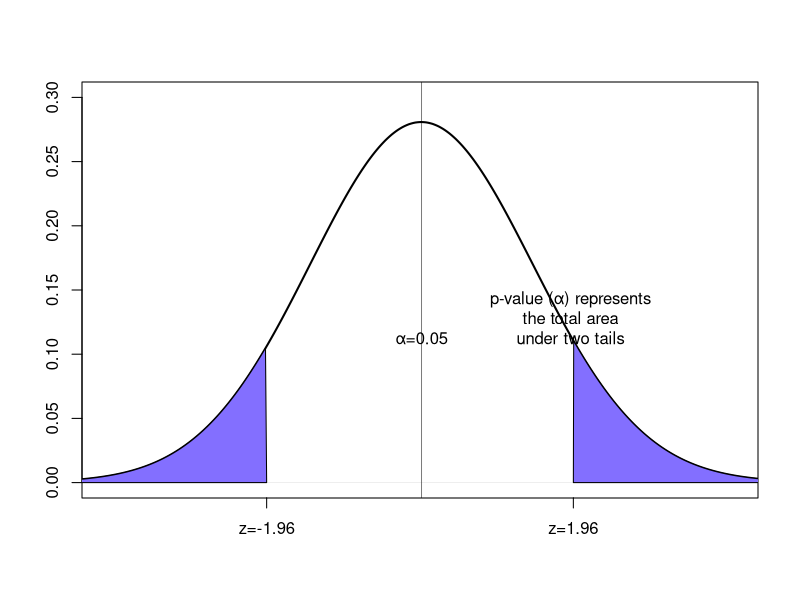
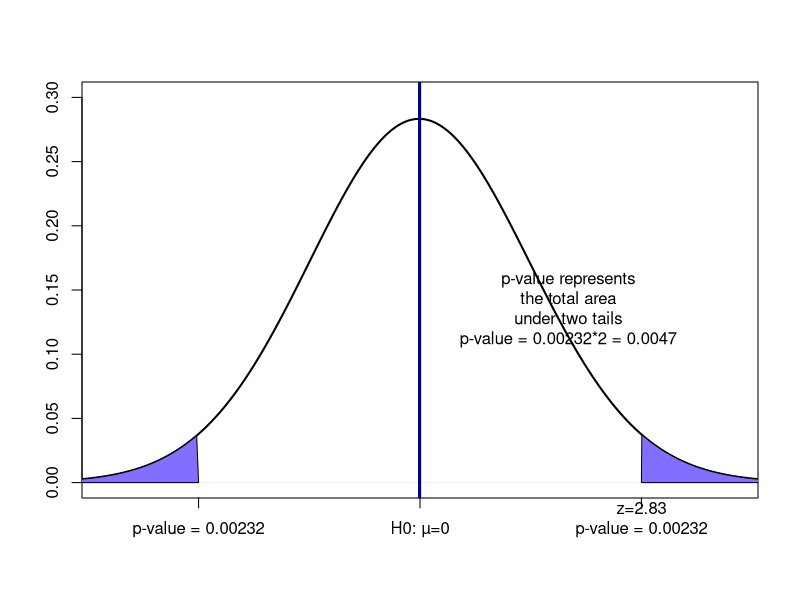
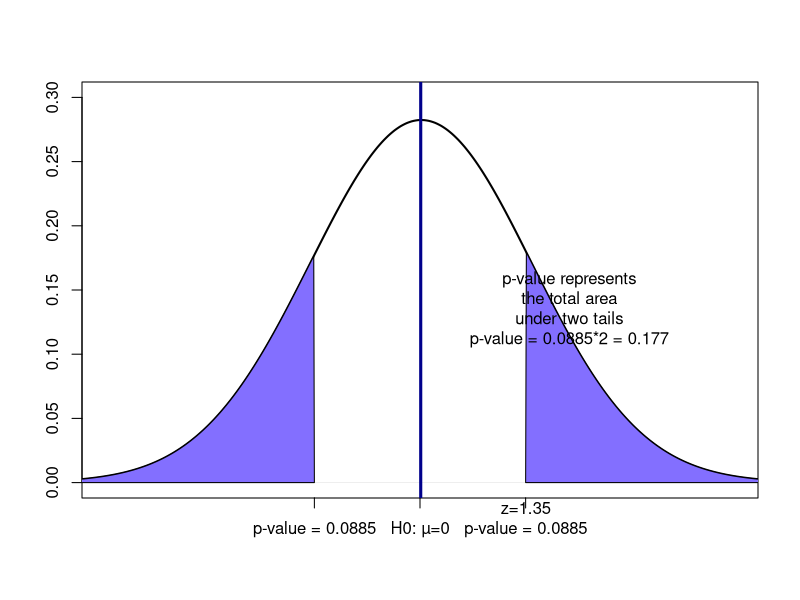

Here is the R script that generated these plots, in order:
## ----setup, include=FALSE, warning=F------------------------------------------
knitr::knit_hooks$set(purl = knitr::hook_purl)
knitr::opts_chunk$set(echo = TRUE)
library(knitr)
library(kableExtra)
library(tidyverse)


## -----------------------------------------------------------------------------
x = rnorm(1000, 10, 2)
mean(x)

t.test(x, mu = 10, alternative = "two.sided")

## ---- echo=FALSE, out.width="55%", fig.align = 'center'-----------------------
x = rnorm(10000, 0, 1)
dx <- density(x, bw = 1)
value = 1.96

# Plot the density without histogram
plot(dx, lwd = 2, col = "black",
     main = "", xaxt ="n", xlab = "",  ylab = "", 
     xlim = c(-4,4 ), ylim = c(0, 0.3))

axis(1, at = value, labels =paste("z=",value, sep=""))
axis(1, at = -value, labels =paste("z=",-value, sep=""))

polygon(c(dx$x[dx$x >= value ], value),
        c(dx$y[dx$x >= value ], 0),
        col = "slateblue1",
        border = 1)
polygon(c(dx$x[dx$x <= -value ], -value),
        c(dx$y[dx$x <= -value ], 0),
        col = "slateblue1",
        border = 1)

abline(v = mean(x), col="black", lwd = 0.5)
text(mean(x), 0.1, "α=0.05",col = "black", pos = 3)
text(mean(x)+1.9, 0.1, "p-value (α) represents\nthe total area\nunder two tails",col = "black", pos = 3)



## ---- echo=FALSE, out.width="55%", fig.align = 'center'-----------------------
x = rnorm(10000, 0, 1)
dx <- density(x, bw = 1)
value = 2.83

# Plot the density without histogram
plot(dx, lwd = 2, col = "black",
     main = "", xaxt ="n", xlab = "",  ylab = "", 
     xlim = c(-4,4 ), ylim = c(0, 0.3))

axis(1, at = value, labels =paste("z=",value,"\np-value = 0.00232", sep=""))
axis(1, at = -value, labels ="p-value = 0.00232")
axis(1, at = 0, labels ="H0: µ=0")

polygon(c(dx$x[dx$x >= value ], value),
        c(dx$y[dx$x >= value ], 0),
        col = "slateblue1",
        border = 1)
polygon(c(dx$x[dx$x <= -value ], -value),
        c(dx$y[dx$x <= -value ], 0),
        col = "slateblue1",
        border = 1)

abline(v = mean(x), col="darkblue", lwd = 3)
# text(mean(x), 0.1, "α=0.05",col = "black", pos = 3)
text(mean(x)+1.9, 0.1, "p-value represents\nthe total area\nunder two tails\np-value = 0.00232*2 = 0.0047",col = "black", pos = 3)



## ---- echo=FALSE, out.width="55%", fig.align = 'center'-----------------------
x = rnorm(10000, 0, 1)
dx <- density(x, bw = 1)
value = 1.35

# Plot the density without histogram
plot(dx, lwd = 2, col = "black",
     main = "", xaxt ="n", xlab = "",  ylab = "", 
     xlim = c(-4,4 ), ylim = c(0, 0.3))

axis(1, at = value, labels =paste("z=",value,"\np-value = 0.0885", sep=""))
axis(1, at = -value, labels ="p-value = 0.0885")
axis(1, at = 0, labels ="H0: µ=0")

polygon(c(dx$x[dx$x >= value ], value),
        c(dx$y[dx$x >= value ], 0),
        col = "slateblue1",
        border = 1)
polygon(c(dx$x[dx$x <= -value ], -value),
        c(dx$y[dx$x <= -value ], 0),
        col = "slateblue1",
        border = 1)

abline(v = mean(x), col="darkblue", lwd = 3)
# text(mean(x), 0.1, "α=0.05",col = "black", pos = 3)
text(mean(x)+1.9, 0.1, "p-value represents\nthe total area\nunder two tails\np-value = 0.0885*2 = 0.177",col = "black", pos = 3)
